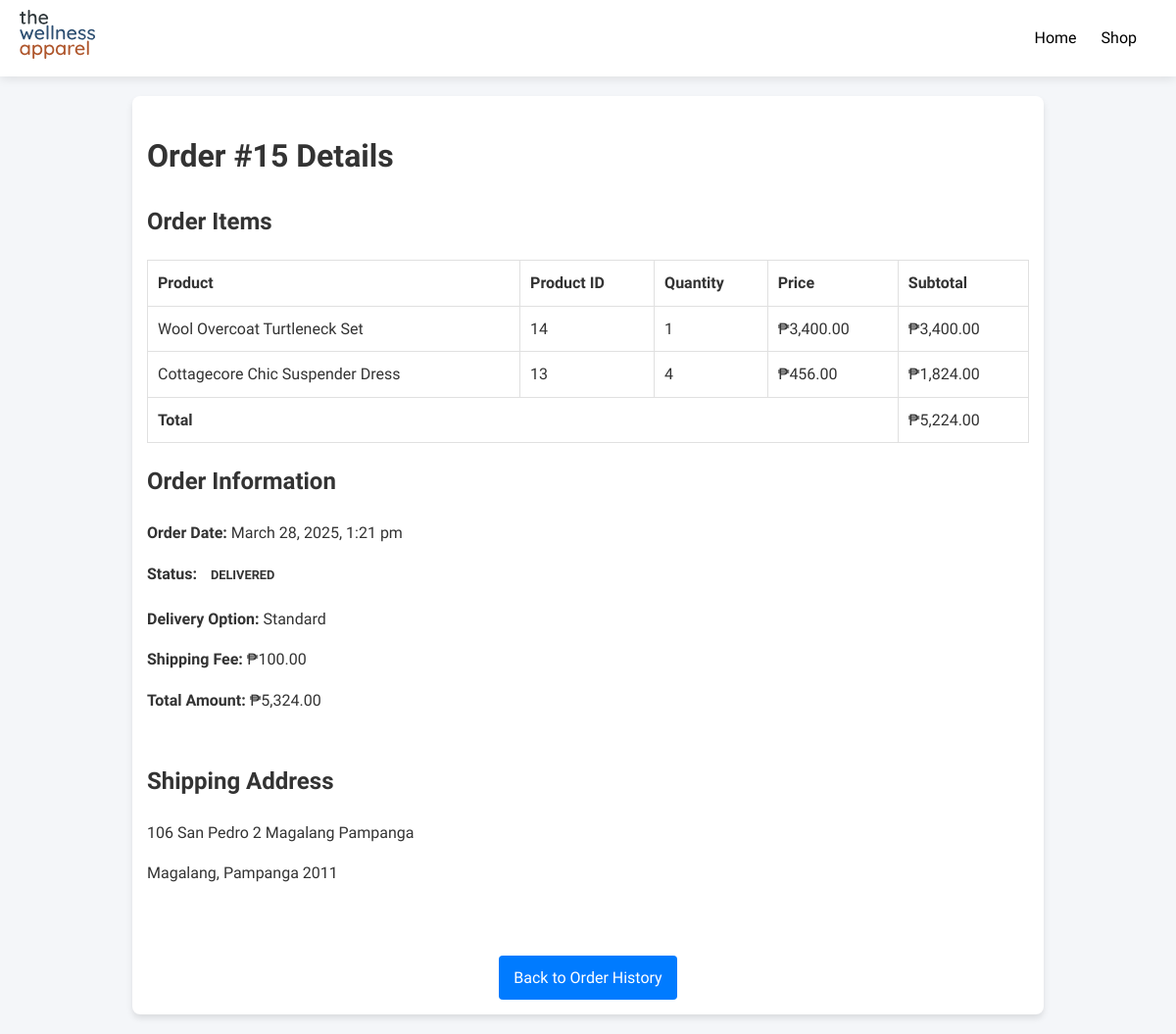
Screenshot of /view_order.php?order_id=15 (signed in) with the database file from the repository.
### tables this page shows
CREATE TABLE `orderline` (
  `id` int NOT NULL,
  `order_id` int DEFAULT NULL,
  `product_id` int DEFAULT NULL,
  `quantity` int NOT NULL,
  `price` decimal(10,2) NOT NULL
);

CREATE TABLE `products` (
  `id` int NOT NULL,
  `name` varchar(255) DEFAULT NULL,
  `description` text,
  `price` decimal(10,2) NOT NULL,
  `stock` int NOT NULL,
  `images` varchar(255) DEFAULT NULL,
  `created_at` timestamp NOT NULL DEFAULT CURRENT_TIMESTAMP,
  `is_active` tinyint(1) NOT NULL DEFAULT '1'
);

CREATE TABLE `orders` (
  `id` int NOT NULL,
  `user_id` int DEFAULT NULL,
  `total` decimal(10,2) DEFAULT NULL,
  `status` enum('Pending','Shipped','Delivered','Cancelled') DEFAULT 'Pending',
  `user_address_id` varchar(500) DEFAULT NULL,
  `payment_method` varchar(50) DEFAULT NULL,
  `created_at` timestamp NOT NULL DEFAULT CURRENT_TIMESTAMP,
  `delivery_option` enum('Standard','Express') NOT NULL DEFAULT 'Standard',
  `shipping_fee` decimal(10,2) NOT NULL DEFAULT '0.00'
);

CREATE TABLE `user_addresses` (
  `id` int NOT NULL,
  `user_id` int NOT NULL,
  `full_name` varchar(100) NOT NULL,
  `street_address` text NOT NULL,
  `city` varchar(50) NOT NULL,
  `province` varchar(50) NOT NULL,
  `zip_code` varchar(10) NOT NULL,
  `created_at` timestamp NOT NULL DEFAULT CURRENT_TIMESTAMP
);

### view_order.php (the view, shortened to what this page needs)
<?php
require 'includes/navbar.php';
$user_id = $_SESSION['user_id'];
$order_id = filter_input(INPUT_GET, 'order_id', FILTER_VALIDATE_INT);
$order_query = "SELECT * FROM orders WHERE id = ? AND user_id = ?";
$order_stmt = $conn->prepare($order_query);
$order_stmt->bind_param("ii", $order_id, $user_id);
$order_stmt->execute();
$order_result = $order_stmt->get_result();
$order = $order_result->fetch_assoc();
$orderline_query = "
    SELECT
        ol.quantity,
        ol.price,
        p.name AS product_name,
        p.id AS product_id
    FROM orderline ol
    JOIN products p ON ol.product_id = p.id
    WHERE ol.order_id = ?
";
$orderline_stmt = $conn->prepare($orderline_query);
$orderline_stmt->bind_param('i', $order_id);
$orderline_stmt->execute();
$orderline_result = $orderline_stmt->get_result();
$address_query = "
    SELECT
        street_address,
        city,
        province,
        zip_code
    FROM user_addresses
    WHERE id = ?
";
$address_stmt = $conn->prepare($address_query);
$address_stmt->bind_param('i', $order['user_address_id']);
$address_stmt->execute();
$address_result = $address_stmt->get_result();
$address = $address_result->fetch_assoc();
?>
<!DOCTYPE html>
<html lang="en">
<head>
    <link rel="stylesheet" href="assets/css/view_order.css">
</head>
<body>
    <div class="order-details-container">
        <h1>Order #<?php echo $order_id; ?> Details</h1>
        <div class="order-items">
            <h2>Order Items</h2>
            <table>
                <thead>
                    <tr>
                        <th>Product</th>
                        <th>Product ID</th>
                        <th>Quantity</th>
                        <th>Price</th>
                        <th>Subtotal</th>
                    </tr>
                </thead>
                <tbody>
                    <?php
                    $total = 0;
                    while ($item = $orderline_result->fetch_assoc()):
                        $subtotal = $item['quantity'] * $item['price'];
                        $total += $subtotal;
                    ?>
                        <tr>
                            <td data-label="Product"><?php echo htmlspecialchars($item['product_name']); ?></td>
                            <td data-label="Product ID"><?php echo $item['product_id']; ?></td>
                            <td data-label="Quantity"><?php echo $item['quantity']; ?></td>
                            <td data-label="Price">₱<?php echo number_format($item['price'], 2); ?></td>
                            <td data-label="Subtotal">₱<?php echo number_format($subtotal, 2); ?></td>
                        </tr>
                    <?php endwhile; ?>
                </tbody>
                <tfoot>
                    <tr>
                        <td colspan="4"><strong>Total</strong></td>
                        <td>₱<?php echo number_format($total, 2); ?></td>
                    </tr>
                </tfoot>
            </table>
        </div>
        <div class="order-summary">
            <div class="order-info">
                <h2>Order Information</h2>
                <p><strong>Order Date:</strong> <?php echo date("F j, Y, g:i a", strtotime($order['created_at'])); ?></p>
                <p><strong>Status:</strong>
                    <span class="status <?php echo strtolower($order['status']); ?>">
                        <?php echo $order['status']; ?>
                    </span>
                </p>
                <p><strong>Delivery Option:</strong> <?php echo htmlspecialchars($order['delivery_option']); ?></p>
                <p><strong>Shipping Fee:</strong> ₱<?php echo htmlspecialchars($order['shipping_fee']); ?></p>
                <p><strong>Total Amount:</strong> ₱<?php echo number_format($order['total'], 2); ?></p>
            </div>
            <div class="shipping-info">
                <h2>Shipping Address</h2>
                <p><?php echo htmlspecialchars($address['street_address']); ?></p>
                <p><?php echo htmlspecialchars($address['city'] . ', ' . $address['province'] . ' ' . $address['zip_code']); ?></p>
            </div>
        </div>
        <div class="order-actions">
            <a href="order-history.php" class="back-btn">Back to Order History</a>
        </div>
    </div>
</body>
</html>

### assets/css/view_order.css (style rules this page uses)
body { font-family: 'Quicksand', sans-serif; background-color: #f4f6f9; margin: 0; padding: 0; color: #333; line-height: 1.6; }
.order-details-container { max-width: 900px; margin: 20px auto; background-color: white; padding: 15px; border-radius: 8px; box-shadow: 0 4px 6px rgba(0, 0, 0, 0.1); }
.order-summary { display: flex; flex-direction: column; margin-bottom: 20px; }
.order-info, .shipping-info { width: 100%; margin-bottom: 15px; }
.order-items table { width: 100%; border-collapse: collapse; }
.order-items th, .order-items td { border: 1px solid #e0e0e0; padding: 10px; text-align: left; }
.status { display: inline-block; padding: 5px 10px; border-radius: 4px; font-size: 0.8em; font-weight: 600; text-transform: uppercase; }
.back-btn { display: inline-block; margin-top: 20px; padding: 10px 15px; background-color: #007bff; color: white; text-decoration: none; border-radius: 4px; text-align: center; max-width: 100%; box-sizing: border-box; }
.order-actions { text-align: center; padding: 0 15px; }

### rows the page displays
orderline: product.name "Wool Overcoat Turtleneck Set", product "14", quantity "1", price "3,400.00", subtotal "3,400.00"
orderline: product.name "Cottagecore Chic Suspender Dress", product "13", quantity "4", price "456.00", subtotal "1,824.00"
orders: created_at "March 28, 2025, 1:21 pm", status "DELIVERED", delivery_option "Standard", shipping_fee "100.00", total "5,324.00"
user_addresses: street_address "106 San Pedro 2 Magalang Pampanga", city+province+zip_code "Magalang, Pampanga 2011"

### other values shown
$order_id "15"
$total "5,224.00"
